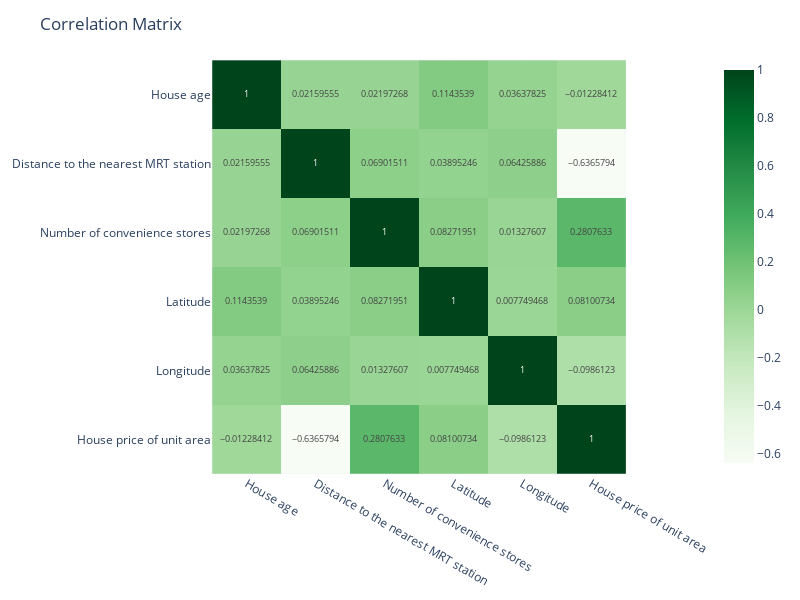

Write notebook code for a chart like this one.
### Markdown cell above
The scatter plots revealed interesting relationships between various factors and house prices:

House Age vs. House Price: There doesn’t seem to be a strong linear relationship between house age and price. However, it appears that very new and very old houses might have higher prices. Distance to the Nearest MRT Station vs. House Price: There is a clear trend showing that as the distance to the nearest MRT station increases, the house price tends to decrease. It suggests a strong negative relationship between these two variables. Number of Convenience Stores vs. House Price: There seems to be a positive relationship between the number of convenience stores and house prices. Houses with more convenience stores in the vicinity tend to have higher prices. Latitude vs. House Price: While not a strong linear relationship, there seems to be a pattern where certain latitudes correspond to higher or lower house prices. It could be indicative of specific neighbourhoods being more desirable.

### Code cell
# Correlation matrix
correlation_matrix = real_estate_data.corr()

# Create a heatmap using Plotly
fig = px.imshow(correlation_matrix, text_auto=True, color_continuous_scale='Greens')
fig.update_layout(title='Correlation Matrix', width=800, height=600)
fig.show()

### Figure 1 — Plotly figure (JSON) as saved in the notebook; plotly's stock layout.template omitted (floating-point values rounded to 4 significant figures)
{"data": [{"coloraxis": "coloraxis", "hovertemplate": "x: %{x}<br>y: %{y}<br>color: %{z}<extra></extra>", "name": "0", "texttemplate": "%{z}", "type": "heatmap", "x": ["House age", "Distance to the nearest MRT station", "Number of convenience stores", "Latitude", "Longitude", "House price of unit area"], "xaxis": "x", "y": ["House age", "Distance to the nearest MRT station", "Number of convenience stores", "Latitude", "Longitude", "House price of unit area"], "yaxis": "y", "z": [[1, 0.0216, 0.02197, 0.1144, 0.03638, -0.01228], [0.0216, 1, 0.06902, 0.03895, 0.06426, -0.6366], [0.02197, 0.06902, 1, 0.08272, 0.01328, 0.2808], [0.1144, 0.03895, 0.08272, 1, 0.007749, 0.08101], [0.03638, 0.06426, 0.01328, 0.007749, 1, -0.09861], [-0.01228, -0.6366, 0.2808, 0.08101, -0.09861, 1]]}], "layout": {"coloraxis": {"colorscale": [[0, "rgb(247,252,245)"], [0.125, "rgb(229,245,224)"], [0.25, "rgb(199,233,192)"], [0.375, "rgb(161,217,155)"], [0.5, "rgb(116,196,118)"], [0.625, "rgb(65,171,93)"], [0.75, "rgb(35,139,69)"], [0.875, "rgb(0,109,44)"], [1, "rgb(0,68,27)"]]}, "height": 600, "margin": {"t": 60}, "title": {"text": "Correlation Matrix"}, "width": 800, "xaxis": {"anchor": "y", "autorange": true, "constrain": "domain", "domain": [0.1111, 0.8889], "range": [-0.5, 5.5], "scaleanchor": "y", "type": "category"}, "yaxis": {"anchor": "x", "autorange": true, "constrain": "domain", "domain": [0, 1], "range": [5.5, -0.5], "type": "category"}}}
